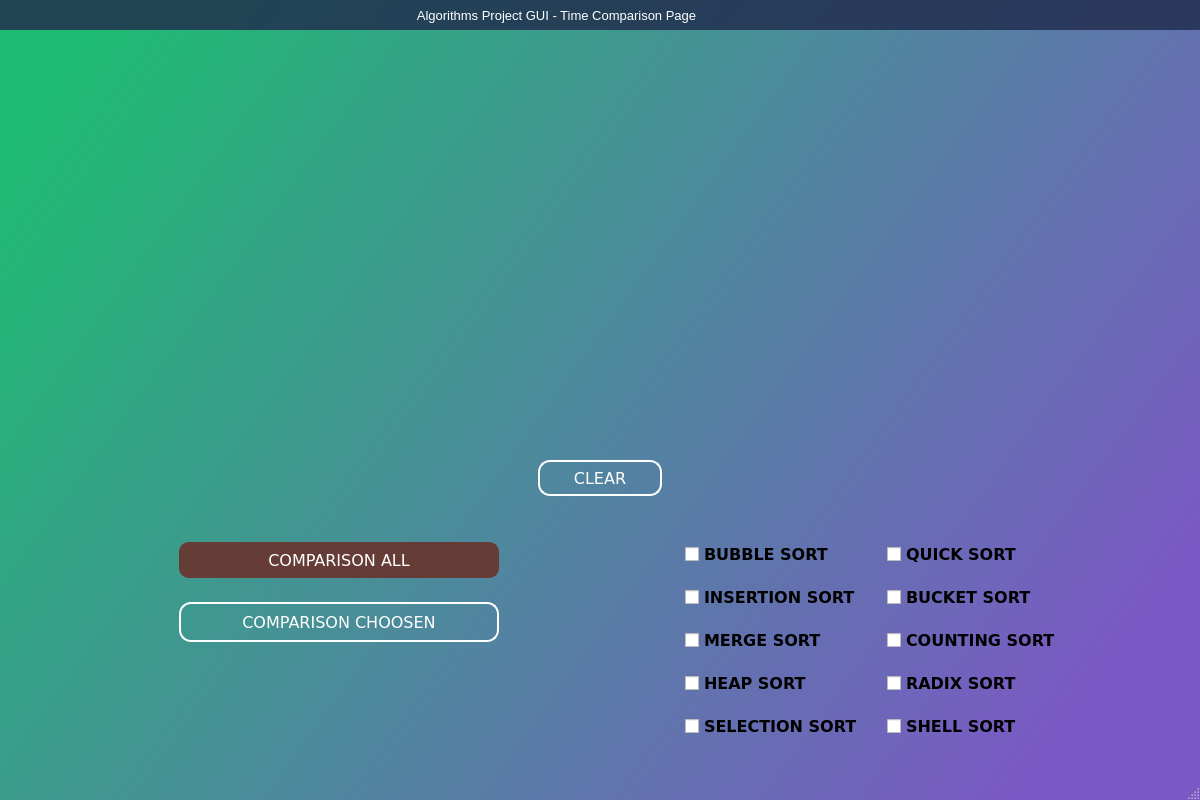
<?xml version="1.0" encoding="UTF-8"?>
<ui version="4.0">
 <class>MainWindow</class>
 <widget class="QMainWindow" name="MainWindow">
  <property name="geometry">
   <rect>
    <x>0</x>
    <y>0</y>
    <width>1200</width>
    <height>800</height>
   </rect>
  </property>
  <property name="minimumSize">
   <size>
    <width>1200</width>
    <height>800</height>
   </size>
  </property>
  <property name="maximumSize">
   <size>
    <width>4500</width>
    <height>4500</height>
   </size>
  </property>
  <property name="windowTitle">
   <string>MainWindow</string>
  </property>
  <property name="styleSheet">
   <string notr="true">#MainWindow{
background-color: qlineargradient(spread:pad, x1:0, y1:0.193545, x2:1, y2:0.676, stop:0 rgba(30, 187, 114, 255), stop:1 rgba(122, 89, 196, 255));
}</string>
  </property>
  <widget class="QWidget" name="centralwidget">
   <layout class="QVBoxLayout" name="verticalLayout_9">
    <property name="leftMargin">
     <number>0</number>
    </property>
    <property name="topMargin">
     <number>0</number>
    </property>
    <property name="rightMargin">
     <number>0</number>
    </property>
    <property name="bottomMargin">
     <number>0</number>
    </property>
    <item>
     <widget class="QFrame" name="frame_top">
      <property name="minimumSize">
       <size>
        <width>1180</width>
        <height>0</height>
       </size>
      </property>
      <property name="maximumSize">
       <size>
        <width>16777215</width>
        <height>60</height>
       </size>
      </property>
      <property name="styleSheet">
       <string notr="true">background-color: transparent;</string>
      </property>
      <property name="frameShape">
       <enum>QFrame::NoFrame</enum>
      </property>
      <property name="frameShadow">
       <enum>QFrame::Raised</enum>
      </property>
      <layout class="QHBoxLayout" name="horizontalLayout_7">
       <property name="spacing">
        <number>0</number>
       </property>
       <property name="leftMargin">
        <number>0</number>
       </property>
       <property name="topMargin">
        <number>0</number>
       </property>
       <property name="rightMargin">
        <number>0</number>
       </property>
       <property name="bottomMargin">
        <number>0</number>
       </property>
       <item>
        <widget class="QFrame" name="frame_top_right">
         <property name="styleSheet">
          <string notr="true">background: transparent;</string>
         </property>
         <property name="frameShape">
          <enum>QFrame::NoFrame</enum>
         </property>
         <property name="frameShadow">
          <enum>QFrame::Raised</enum>
         </property>
         <layout class="QVBoxLayout" name="verticalLayout_4">
          <property name="spacing">
           <number>0</number>
          </property>
          <property name="leftMargin">
           <number>0</number>
          </property>
          <property name="topMargin">
           <number>0</number>
          </property>
          <property name="rightMargin">
           <number>0</number>
          </property>
          <property name="bottomMargin">
           <number>0</number>
          </property>
          <item>
           <widget class="QFrame" name="frame_top_btns">
            <property name="maximumSize">
             <size>
              <width>16777215</width>
              <height>30</height>
             </size>
            </property>
            <property name="styleSheet">
             <string notr="true">background-color: rgba(33, 45, 76, 150);</string>
            </property>
            <property name="frameShape">
             <enum>QFrame::NoFrame</enum>
            </property>
            <property name="frameShadow">
             <enum>QFrame::Raised</enum>
            </property>
            <layout class="QHBoxLayout" name="horizontalLayout_8">
             <property name="spacing">
              <number>0</number>
             </property>
             <property name="leftMargin">
              <number>0</number>
             </property>
             <property name="topMargin">
              <number>0</number>
             </property>
             <property name="rightMargin">
              <number>0</number>
             </property>
             <property name="bottomMargin">
              <number>0</number>
             </property>
             <item>
              <widget class="QFrame" name="frame_label_top_btns">
               <property name="minimumSize">
                <size>
                 <width>0</width>
                 <height>30</height>
                </size>
               </property>
               <property name="frameShape">
                <enum>QFrame::NoFrame</enum>
               </property>
               <property name="frameShadow">
                <enum>QFrame::Raised</enum>
               </property>
               <layout class="QHBoxLayout" name="horizontalLayout_10">
                <property name="spacing">
                 <number>0</number>
                </property>
                <property name="leftMargin">
                 <number>8</number>
                </property>
                <property name="topMargin">
                 <number>0</number>
                </property>
                <property name="rightMargin">
                 <number>10</number>
                </property>
                <property name="bottomMargin">
                 <number>0</number>
                </property>
                <item>
                 <widget class="QFrame" name="frame_icon_top_bar">
                  <property name="minimumSize">
                   <size>
                    <width>0</width>
                    <height>30</height>
                   </size>
                  </property>
                  <property name="maximumSize">
                   <size>
                    <width>30</width>
                    <height>30</height>
                   </size>
                  </property>
                  <property name="styleSheet">
                   <string notr="true">background: transparent;
image: url(:/images/images/shutter_speed_white_24dp.svg);
background-position: center;
background-repeat: no-repeat;</string>
                  </property>
                  <property name="frameShape">
                   <enum>QFrame::StyledPanel</enum>
                  </property>
                  <property name="frameShadow">
                   <enum>QFrame::Raised</enum>
                  </property>
                 </widget>
                </item>
                <item>
                 <widget class="QLabel" name="label_title_bar_top">
                  <property name="minimumSize">
                   <size>
                    <width>0</width>
                    <height>30</height>
                   </size>
                  </property>
                  <property name="font">
                   <font>
                    <family>Segoe UI</family>
                    <pointsize>10</pointsize>
                    <weight>50</weight>
                    <bold>false</bold>
                   </font>
                  </property>
                  <property name="styleSheet">
                   <string notr="true">background: transparent;
margin-left: 5px;
color: rgb(255, 255, 255);</string>
                  </property>
                  <property name="text">
                   <string>Algorithms Project GUI - Time Comparison Page</string>
                  </property>
                  <property name="alignment">
                   <set>Qt::AlignCenter</set>
                  </property>
                 </widget>
                </item>
               </layout>
               <zorder>label_title_bar_top</zorder>
               <zorder>frame_icon_top_bar</zorder>
              </widget>
             </item>
             <item>
              <widget class="QFrame" name="frame_btns_right">
               <property name="maximumSize">
                <size>
                 <width>120</width>
                 <height>16777215</height>
                </size>
               </property>
               <property name="frameShape">
                <enum>QFrame::NoFrame</enum>
               </property>
               <property name="frameShadow">
                <enum>QFrame::Raised</enum>
               </property>
               <layout class="QHBoxLayout" name="horizontalLayout_9">
                <property name="spacing">
                 <number>0</number>
                </property>
                <property name="leftMargin">
                 <number>0</number>
                </property>
                <property name="topMargin">
                 <number>0</number>
                </property>
                <property name="rightMargin">
                 <number>0</number>
                </property>
                <property name="bottomMargin">
                 <number>0</number>
                </property>
                <item>
                 <widget class="QPushButton" name="btn_minimize">
                  <property name="sizePolicy">
                   <sizepolicy hsizetype="Minimum" vsizetype="Expanding">
                    <horstretch>0</horstretch>
                    <verstretch>0</verstretch>
                   </sizepolicy>
                  </property>
                  <property name="minimumSize">
                   <size>
                    <width>0</width>
                    <height>30</height>
                   </size>
                  </property>
                  <property name="toolTip">
                   <string>Minimize</string>
                  </property>
                  <property name="styleSheet">
                   <string notr="true">QPushButton {	
	border: none;
	background-color: transparent;
}
QPushButton:hover {
	background-color: rgb(44, 49, 60)
}
QPushButton:pressed {	
	background-color: rgb(85, 170, 255);
}</string>
                  </property>
                  <property name="text">
                   <string/>
                  </property>
                  <property name="icon">
                   <iconset>
                    <normaloff>../images/minimize_white_24dp.svg</normaloff>../images/minimize_white_24dp.svg</iconset>
                  </property>
                 </widget>
                </item>
                <item>
                 <widget class="QPushButton" name="btn_maximize_restore">
                  <property name="sizePolicy">
                   <sizepolicy hsizetype="Minimum" vsizetype="Expanding">
                    <horstretch>0</horstretch>
                    <verstretch>0</verstretch>
                   </sizepolicy>
                  </property>
                  <property name="minimumSize">
                   <size>
                    <width>0</width>
                    <height>30</height>
                   </size>
                  </property>
                  <property name="toolTip">
                   <string>Maximize</string>
                  </property>
                  <property name="styleSheet">
                   <string notr="true">QPushButton {	
	border: none;
	background-color: transparent;
}
QPushButton:hover {
	background-color: rgb(44, 49, 60)
}
QPushButton:pressed {	
	background-color: rgb(85, 170, 255);
}</string>
                  </property>
                  <property name="text">
                   <string/>
                  </property>
                  <property name="icon">
                   <iconset>
                    <normaloff>../images/open_in_full_white_24dp.svg</normaloff>../images/open_in_full_white_24dp.svg</iconset>
                  </property>
                 </widget>
                </item>
                <item>
                 <widget class="QPushButton" name="btn_close">
                  <property name="sizePolicy">
                   <sizepolicy hsizetype="Minimum" vsizetype="Expanding">
                    <horstretch>0</horstretch>
                    <verstretch>0</verstretch>
                   </sizepolicy>
                  </property>
                  <property name="minimumSize">
                   <size>
                    <width>0</width>
                    <height>30</height>
                   </size>
                  </property>
                  <property name="toolTip">
                   <string>Close</string>
                  </property>
                  <property name="styleSheet">
                   <string notr="true">QPushButton {	
	border: none;
	background-color: transparent;
}
QPushButton:hover {
	background-color: rgb(44, 49, 60)
}
QPushButton:pressed {	
	background-color: rgb(85, 170, 255);
}</string>
                  </property>
                  <property name="text">
                   <string/>
                  </property>
                  <property name="icon">
                   <iconset>
                    <normaloff>../images/close_white_24dp.svg</normaloff>../images/close_white_24dp.svg</iconset>
                  </property>
                 </widget>
                </item>
               </layout>
               <zorder>btn_minimize</zorder>
               <zorder>btn_close</zorder>
               <zorder>btn_maximize_restore</zorder>
              </widget>
             </item>
            </layout>
           </widget>
          </item>
          <item>
           <spacer name="verticalSpacer_6">
            <property name="orientation">
             <enum>Qt::Vertical</enum>
            </property>
            <property name="sizeHint" stdset="0">
             <size>
              <width>20</width>
              <height>40</height>
             </size>
            </property>
           </spacer>
          </item>
         </layout>
        </widget>
       </item>
      </layout>
     </widget>
    </item>
    <item>
     <layout class="QVBoxLayout" name="verticalLayout_8">
      <item>
       <layout class="QHBoxLayout" name="horizontalLayout_2">
        <item>
         <spacer name="horizontalSpacer">
          <property name="orientation">
           <enum>Qt::Horizontal</enum>
          </property>
          <property name="sizeHint" stdset="0">
           <size>
            <width>40</width>
            <height>20</height>
           </size>
          </property>
         </spacer>
        </item>
        <item>
         <widget class="MplSort" name="MplSort" native="true">
          <property name="sizePolicy">
           <sizepolicy hsizetype="MinimumExpanding" vsizetype="Preferred">
            <horstretch>0</horstretch>
            <verstretch>0</verstretch>
           </sizepolicy>
          </property>
          <property name="minimumSize">
           <size>
            <width>901</width>
            <height>351</height>
           </size>
          </property>
          <property name="maximumSize">
           <size>
            <width>4500</width>
            <height>4500</height>
           </size>
          </property>
         </widget>
        </item>
        <item>
         <spacer name="horizontalSpacer_9">
          <property name="orientation">
           <enum>Qt::Horizontal</enum>
          </property>
          <property name="sizeHint" stdset="0">
           <size>
            <width>40</width>
            <height>20</height>
           </size>
          </property>
         </spacer>
        </item>
        <item>
         <layout class="QVBoxLayout" name="verticalLayout_5">
          <item>
           <widget class="QPushButton" name="back_btn">
            <property name="maximumSize">
             <size>
              <width>0</width>
              <height>0</height>
             </size>
            </property>
            <property name="toolTip">
             <string>Back To Menu</string>
            </property>
            <property name="styleSheet">
             <string notr="true">background-color: rgba(0,0,0,0);</string>
            </property>
            <property name="text">
             <string/>
            </property>
            <property name="iconSize">
             <size>
              <width>0</width>
              <height>0</height>
             </size>
            </property>
           </widget>
          </item>
         </layout>
        </item>
       </layout>
      </item>
      <item>
       <spacer name="verticalSpacer_4">
        <property name="orientation">
         <enum>Qt::Vertical</enum>
        </property>
        <property name="sizeHint" stdset="0">
         <size>
          <width>20</width>
          <height>40</height>
         </size>
        </property>
       </spacer>
      </item>
      <item>
       <layout class="QHBoxLayout" name="horizontalLayout_3">
        <item>
         <spacer name="horizontalSpacer_2">
          <property name="orientation">
           <enum>Qt::Horizontal</enum>
          </property>
          <property name="sizeHint" stdset="0">
           <size>
            <width>40</width>
            <height>20</height>
           </size>
          </property>
         </spacer>
        </item>
        <item>
         <widget class="QPushButton" name="clear_btn">
          <property name="minimumSize">
           <size>
            <width>124</width>
            <height>36</height>
           </size>
          </property>
          <property name="maximumSize">
           <size>
            <width>124</width>
            <height>36</height>
           </size>
          </property>
          <property name="font">
           <font>
            <family>Verdana</family>
            <pointsize>12</pointsize>
            <weight>50</weight>
            <bold>false</bold>
           </font>
          </property>
          <property name="styleSheet">
           <string notr="true">#clear_btn{
border-radius: 12px;
border: 2px solid white;
background-color: rgb(f, f, f);
color: white;
}

#clear_btn:hover{
background-color:
qlineargradient(spread:pad, x1:0, y1:0, x2:0.625, y2:0.761, stop:0 rgba(48, 33, 14, 255), stop:1 rgba(0, 108, 80, 255));
}
</string>
          </property>
          <property name="text">
           <string>CLEAR</string>
          </property>
         </widget>
        </item>
        <item>
         <spacer name="horizontalSpacer_3">
          <property name="orientation">
           <enum>Qt::Horizontal</enum>
          </property>
          <property name="sizeHint" stdset="0">
           <size>
            <width>40</width>
            <height>20</height>
           </size>
          </property>
         </spacer>
        </item>
       </layout>
      </item>
      <item>
       <spacer name="verticalSpacer_3">
        <property name="orientation">
         <enum>Qt::Vertical</enum>
        </property>
        <property name="sizeHint" stdset="0">
         <size>
          <width>20</width>
          <height>40</height>
         </size>
        </property>
       </spacer>
      </item>
      <item>
       <layout class="QHBoxLayout" name="horizontalLayout_5">
        <item>
         <spacer name="horizontalSpacer_7">
          <property name="orientation">
           <enum>Qt::Horizontal</enum>
          </property>
          <property name="sizeHint" stdset="0">
           <size>
            <width>40</width>
            <height>20</height>
           </size>
          </property>
         </spacer>
        </item>
        <item>
         <layout class="QVBoxLayout" name="verticalLayout_6">
          <item>
           <layout class="QHBoxLayout" name="horizontalLayout_4">
            <item>
             <spacer name="horizontalSpacer_4">
              <property name="orientation">
               <enum>Qt::Horizontal</enum>
              </property>
              <property name="sizeHint" stdset="0">
               <size>
                <width>40</width>
                <height>20</height>
               </size>
              </property>
             </spacer>
            </item>
            <item>
             <layout class="QVBoxLayout" name="verticalLayout_3">
              <property name="spacing">
               <number>24</number>
              </property>
              <item>
               <widget class="QPushButton" name="comparisonall_button">
                <property name="minimumSize">
                 <size>
                  <width>320</width>
                  <height>36</height>
                 </size>
                </property>
                <property name="maximumSize">
                 <size>
                  <width>320</width>
                  <height>36</height>
                 </size>
                </property>
                <property name="font">
                 <font>
                  <family>Verdana</family>
                  <pointsize>12</pointsize>
                 </font>
                </property>
                <property name="styleSheet">
                 <string notr="true">#comparisonall_button{
background-color: rgb(102, 61, 54);
border-radius: 10px ;
color: white;
}

#comparisonall_button:hover{
background-color:qlineargradient(spread:pad, x1:0, y1:0, x2:0.625, y2:0.761, stop:0 rgba(48, 33, 14, 255), stop:1 rgba(0, 108, 80, 255));
}</string>
                </property>
                <property name="text">
                 <string>COMPARISON ALL</string>
                </property>
               </widget>
              </item>
              <item>
               <widget class="QPushButton" name="comparisonchoosen_button">
                <property name="minimumSize">
                 <size>
                  <width>320</width>
                  <height>40</height>
                 </size>
                </property>
                <property name="maximumSize">
                 <size>
                  <width>320</width>
                  <height>40</height>
                 </size>
                </property>
                <property name="font">
                 <font>
                  <family>Verdana</family>
                  <pointsize>12</pointsize>
                  <weight>50</weight>
                  <italic>false</italic>
                  <bold>false</bold>
                 </font>
                </property>
                <property name="styleSheet">
                 <string notr="true">#comparisonchoosen_button{
border-radius: 12px;
border: 2px solid white;
background-color: rgb(f, f, f);
color: white;
}

#comparisonchoosen_button:hover{
background-color:
qlineargradient(spread:pad, x1:0, y1:0, x2:0.625, y2:0.761, stop:0 rgba(48, 33, 14, 255), stop:1 rgba(0, 108, 80, 255));
}
</string>
                </property>
                <property name="text">
                 <string>COMPARISON CHOOSEN</string>
                </property>
               </widget>
              </item>
             </layout>
            </item>
            <item>
             <spacer name="horizontalSpacer_5">
              <property name="orientation">
               <enum>Qt::Horizontal</enum>
              </property>
              <property name="sizeHint" stdset="0">
               <size>
                <width>40</width>
                <height>20</height>
               </size>
              </property>
             </spacer>
            </item>
           </layout>
          </item>
          <item>
           <spacer name="verticalSpacer_2">
            <property name="orientation">
             <enum>Qt::Vertical</enum>
            </property>
            <property name="sizeHint" stdset="0">
             <size>
              <width>20</width>
              <height>40</height>
             </size>
            </property>
           </spacer>
          </item>
         </layout>
        </item>
        <item>
         <spacer name="horizontalSpacer_8">
          <property name="orientation">
           <enum>Qt::Horizontal</enum>
          </property>
          <property name="sizeHint" stdset="0">
           <size>
            <width>40</width>
            <height>20</height>
           </size>
          </property>
         </spacer>
        </item>
        <item>
         <layout class="QVBoxLayout" name="verticalLayout_7">
          <item>
           <layout class="QHBoxLayout" name="horizontalLayout">
            <property name="spacing">
             <number>24</number>
            </property>
            <item>
             <layout class="QVBoxLayout" name="verticalLayout">
              <property name="spacing">
               <number>18</number>
              </property>
              <item>
               <widget class="QCheckBox" name="bubblesort_checkBox">
                <property name="font">
                 <font>
                  <family>Verdana</family>
                  <pointsize>12</pointsize>
                  <weight>75</weight>
                  <bold>true</bold>
                 </font>
                </property>
                <property name="styleSheet">
                 <string notr="true">bubblesort_checkBox{

}</string>
                </property>
                <property name="text">
                 <string>BUBBLE SORT</string>
                </property>
               </widget>
              </item>
              <item>
               <widget class="QCheckBox" name="insertionsort_checkBox">
                <property name="font">
                 <font>
                  <family>Verdana</family>
                  <pointsize>12</pointsize>
                  <weight>75</weight>
                  <bold>true</bold>
                 </font>
                </property>
                <property name="text">
                 <string>INSERTION SORT</string>
                </property>
               </widget>
              </item>
              <item>
               <widget class="QCheckBox" name="mergesort_checkBox">
                <property name="font">
                 <font>
                  <family>Verdana</family>
                  <pointsize>12</pointsize>
                  <weight>75</weight>
                  <bold>true</bold>
                 </font>
                </property>
                <property name="text">
                 <string>MERGE SORT</string>
                </property>
               </widget>
              </item>
              <item>
               <widget class="QCheckBox" name="heapsort_checkBox">
                <property name="font">
                 <font>
                  <family>Verdana</family>
                  <pointsize>12</pointsize>
                  <weight>75</weight>
                  <bold>true</bold>
                 </font>
                </property>
                <property name="text">
                 <string>HEAP SORT</string>
                </property>
               </widget>
              </item>
              <item>
               <widget class="QCheckBox" name="selectionsort_checkBox">
                <property name="font">
                 <font>
                  <family>Verdana</family>
                  <pointsize>12</pointsize>
                  <weight>75</weight>
                  <bold>true</bold>
                 </font>
                </property>
                <property name="text">
                 <string>SELECTION SORT</string>
                </property>
               </widget>
              </item>
             </layout>
            </item>
            <item>
             <layout class="QVBoxLayout" name="verticalLayout_2">
              <property name="spacing">
               <number>18</number>
              </property>
              <item>
               <widget class="QCheckBox" name="quicksort_checkBox">
                <property name="font">
                 <font>
                  <family>Verdana</family>
                  <pointsize>12</pointsize>
                  <weight>75</weight>
                  <bold>true</bold>
                 </font>
                </property>
                <property name="text">
                 <string>QUICK SORT</string>
                </property>
               </widget>
              </item>
              <item>
               <widget class="QCheckBox" name="bucketsort_checkBox">
                <property name="font">
                 <font>
                  <family>Verdana</family>
                  <pointsize>12</pointsize>
                  <weight>75</weight>
                  <bold>true</bold>
                 </font>
                </property>
                <property name="text">
                 <string>BUCKET SORT</string>
                </property>
               </widget>
              </item>
              <item>
               <widget class="QCheckBox" name="countingsort_checkBox">
                <property name="font">
                 <font>
                  <family>Verdana</family>
                  <pointsize>12</pointsize>
                  <weight>75</weight>
                  <bold>true</bold>
                 </font>
                </property>
                <property name="text">
                 <string>COUNTING SORT</string>
                </property>
               </widget>
              </item>
              <item>
               <widget class="QCheckBox" name="radixsort_checkBox">
                <property name="font">
                 <font>
                  <family>Verdana</family>
                  <pointsize>12</pointsize>
                  <weight>75</weight>
                  <bold>true</bold>
                 </font>
                </property>
                <property name="text">
                 <string>RADIX SORT</string>
                </property>
               </widget>
              </item>
              <item>
               <widget class="QCheckBox" name="shellsort_checkBox">
                <property name="font">
                 <font>
                  <family>Verdana</family>
                  <pointsize>12</pointsize>
                  <weight>75</weight>
                  <bold>true</bold>
                 </font>
                </property>
                <property name="text">
                 <string>SHELL SORT</string>
                </property>
               </widget>
              </item>
             </layout>
            </item>
           </layout>
          </item>
          <item>
           <spacer name="verticalSpacer_5">
            <property name="orientation">
             <enum>Qt::Vertical</enum>
            </property>
            <property name="sizeHint" stdset="0">
             <size>
              <width>20</width>
              <height>40</height>
             </size>
            </property>
           </spacer>
          </item>
         </layout>
        </item>
        <item>
         <spacer name="horizontalSpacer_6">
          <property name="orientation">
           <enum>Qt::Horizontal</enum>
          </property>
          <property name="sizeHint" stdset="0">
           <size>
            <width>40</width>
            <height>20</height>
           </size>
          </property>
         </spacer>
        </item>
       </layout>
      </item>
     </layout>
    </item>
   </layout>
  </widget>
  <widget class="QStatusBar" name="statusbar"/>
 </widget>
 <customwidgets>
  <customwidget>
   <class>MplSort</class>
   <extends>QWidget</extends>
   <header>mplsort.h</header>
   <container>1</container>
  </customwidget>
 </customwidgets>
 <resources>
  <include location="../resources.qrc"/>
 </resources>
 <connections/>
</ui>
